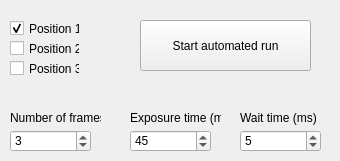
     <widget class="QWidget" name="tab">
      <attribute name="title">
       <string>Single Position automated</string>
      </attribute>
      <widget class="QCheckBox" name="checkBox_pos1">
       <property name="geometry">
        <rect>
         <x>10</x>
         <y>20</y>
         <width>70</width>
         <height>17</height>
        </rect>
       </property>
       <property name="text">
        <string>Position 1</string>
       </property>
       <property name="checked">
        <bool>true</bool>
       </property>
      </widget>
      <widget class="QCheckBox" name="checkBox_pos2">
       <property name="geometry">
        <rect>
         <x>10</x>
         <y>40</y>
         <width>70</width>
         <height>17</height>
        </rect>
       </property>
       <property name="text">
        <string>Position 2</string>
       </property>
      </widget>
      <widget class="QCheckBox" name="checkBox_pos3">
       <property name="geometry">
        <rect>
         <x>10</x>
         <y>60</y>
         <width>70</width>
         <height>17</height>
        </rect>
       </property>
       <property name="text">
        <string>Position 3</string>
       </property>
      </widget>
      <widget class="QPushButton" name="pushButton_Auto1Pos">
       <property name="geometry">
        <rect>
         <x>140</x>
         <y>20</y>
         <width>171</width>
         <height>51</height>
        </rect>
       </property>
       <property name="text">
        <string>Start automated run</string>
       </property>
      </widget>
      <widget class="QSpinBox" name="spinBox_frameNo1Pos">
       <property name="geometry">
        <rect>
         <x>10</x>
         <y>130</y>
         <width>81</width>
         <height>22</height>
        </rect>
       </property>
       <property name="maximum">
        <number>999</number>
       </property>
       <property name="value">
        <number>3</number>
       </property>
      </widget>
      <widget class="QLabel" name="label_frameNo1Pos">
       <property name="geometry">
        <rect>
         <x>10</x>
         <y>110</y>
         <width>91</width>
         <height>16</height>
        </rect>
       </property>
       <property name="text">
        <string>Number of frames</string>
       </property>
      </widget>
      <widget class="QSpinBox" name="spinBox_ExposureTime1Pos">
       <property name="geometry">
        <rect>
         <x>130</x>
         <y>130</y>
         <width>81</width>
         <height>22</height>
        </rect>
       </property>
       <property name="maximum">
        <number>999</number>
       </property>
       <property name="value">
        <number>45</number>
       </property>
      </widget>
      <widget class="QSpinBox" name="spinBox_WaitTime1Pos">
       <property name="geometry">
        <rect>
         <x>240</x>
         <y>130</y>
         <width>81</width>
         <height>22</height>
        </rect>
       </property>
       <property name="maximum">
        <number>999</number>
       </property>
       <property name="value">
        <number>5</number>
       </property>
      </widget>
      <widget class="QLabel" name="label_ExposureTime1Pos">
       <property name="geometry">
        <rect>
         <x>130</x>
         <y>110</y>
         <width>91</width>
         <height>16</height>
        </rect>
       </property>
       <property name="text">
        <string>Exposure time (ms)</string>
       </property>
      </widget>
      <widget class="QLabel" name="label_WaitTime1Pos">
       <property name="geometry">
        <rect>
         <x>240</x>
         <y>110</y>
         <width>91</width>
         <height>16</height>
        </rect>
       </property>
       <property name="text">
        <string>Wait time (ms)</string>
       </property>
      </widget>
     </widget>
